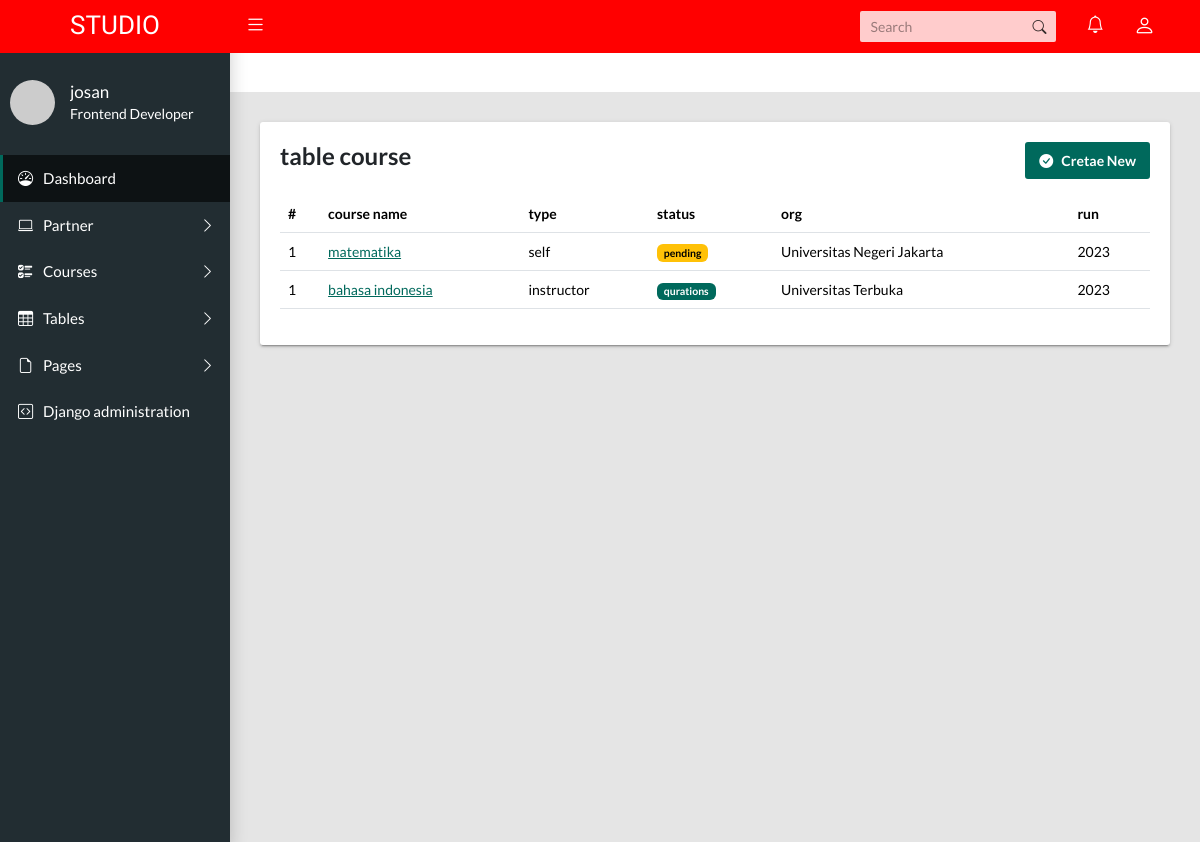
/course/list/ (signed in), run on an earlier commit of the app's database.
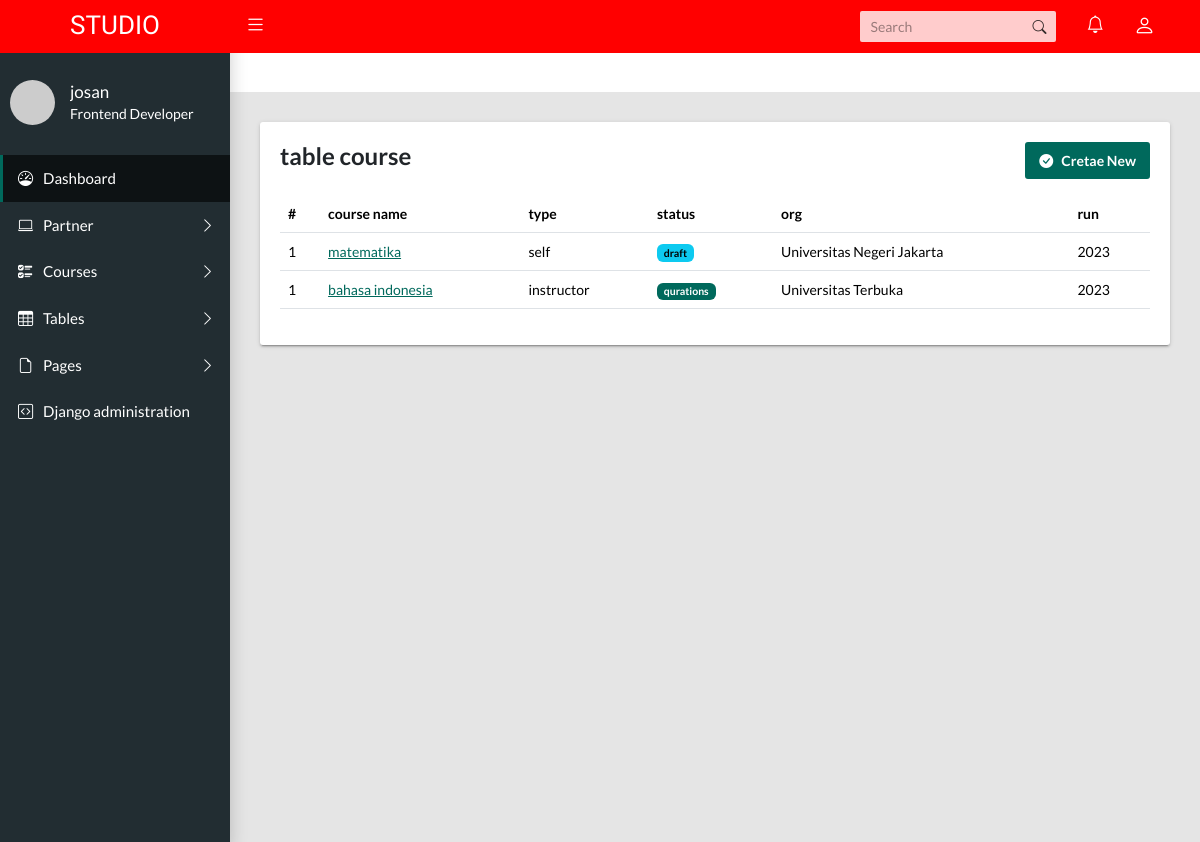
And on a later commit of the database.
### course/models.py (models this page shows, shortened)
class Course (models.Model):
    course_name = models.CharField(max_length=250)
    topic = models.CharField(max_length=250)
    course_overview = models.TextField(null=True)
    category = models.CharField(max_length=50, choices=Ct,null=True)
    number_of_questions = models.IntegerField(null=True)
    time = models.IntegerField(help_text="durations of the quiz in minutes",null=True)
    required_score_to_pas = models.IntegerField("required score in %", null=True)
    level = models.CharField(max_length=10, choices=Choi, default='basic', null=True)
    status_course = models.CharField(max_length=10, choices=St, default='draft')
    start_date = models.DateField(null=True)
    end_date = models.DateField(null=True)
    start_enrol = models.DateField(null=True)
    end_enrol = models.DateField(null=True)
    effort = models.CharField(max_length=20, null=True)
    lang = models.CharField(max_length=30, choices=Lg, default='id')
    org_partner = models.ForeignKey(Partner, on_delete=models.CASCADE)
    type_course = models.CharField(max_length=10, choices=Tc, default='self')
    image_course = models.ImageField(upload_to=filepath,null=True)
    author=models.ForeignKey(User,on_delete=models.CASCADE)
    course_year=models.IntegerField(null=True, default=current_year)

### partner/models.py (models this page shows)
class Partner(models.Model):
    partner_name = models.TextField(max_length=191)
    partner_abbreviation = models.TextField(max_length=50)
    partner_email = models.ForeignKey(User,on_delete=models.CASCADE,related_name='partner_add')
    partner_phone = models.TextField(max_length=50)
    partner_address = models.TextField(max_length=50)
    partner_tax = models.TextField(max_length=50)
    partner_status = models.TextField(max_length=50)
    partner_check = models.TextField(max_length=50)
    partner_logo = models.ImageField(upload_to=filepath,null=True, blank=True)
    partner_join = models.DateTimeField(auto_now_add=True)
    def __str__(self):
        return f"{self.partner_name}"

### course/views.py (the view)
# urls.py: path("list/", views.courseView, name= "course_view"),
def courseView(request):
     if request.user.is_staff == True:
           course_list = Course.objects.all()
           partner_list = Partner.objects.all()
           user_list = User.objects.all()
           context = {'courselist':course_list,'partnerlist':partner_list,'userlist':user_list}
           return render (request,'course_view.html', context)
     else:
        return redirect ('/')

### course/templates/course_view.html
{% extends 'layouts/default/page.html' %}
{% load i18n %}
{% block content %}
<div class="col-md-12">
  <div class="tile">
    <div class="row">
      <div class="col-md-4">
    <h5 class="tile-title">{% trans 'table course' %}</h5>
  </div>
    <div class="col-md-8">
    <p style="text-align: right;"><a href="{% url 'course:course_add' %}" class="btn btn-primary" type="button"><i class="bi bi-check-circle-fill me-2"></i>{% trans 'Cretae New' %}</a></p>
  </div>
  </div>
    <table class="table">
      <thead>
        <tr>
          <th>#</th>
          <th>{% trans 'course name' %}</th>
          <th>{% trans 'type' %} </th>
          <th>{% trans 'status' %}</th>
          <th>{% trans 'org' %}</th>
          <th>{% trans 'run' %}</th>
        </tr>
      </thead>
      <tbody>
        {% for part in courselist %}
        <tr>
          <td>1</td>
          <td><a href="{% url 'course:course_detail' part.id %}">{{part.course_name}}</a></td>
          <td>{{part.type_course}}</td>
          <td>
            {% if part.status_course == 'draft' %}
            <span class="badge text-bg-info">{% trans 'draft' %}</span>
            {% elif part.status_course == 'pending' %}
            <span class="badge text-bg-warning">{% trans 'pending' %}</span>
            {% elif part.status_course == 'publish' %}
            <span class="badge text-bg-success">{% trans 'publish' %}</span>
            {% else %}
            <span class="badge text-bg-primary">{% trans 'qurations' %}</span>
            {% endif %}
          </td>
          <td>{{part.org_partner}}</td>
          <td>{{part.course_year}}</td>
        </tr>
       {% endfor %}
      </tbody>
    </table>
  </div>
</div>
{% endblock %}

What changed in the data, as far as the page shows it:
changed Course "matematika": status_course "pending" → "draft" (drawn); trans "pending" → "draft"
